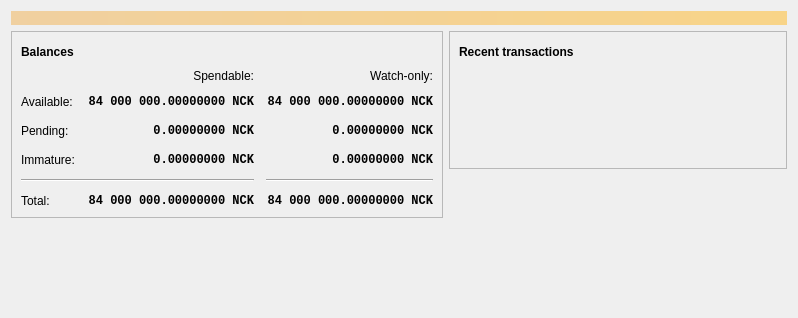
<?xml version="1.0" encoding="UTF-8"?>
<ui version="4.0">
 <class>OverviewPage</class>
 <widget class="QWidget" name="OverviewPage">
  <property name="geometry">
   <rect>
    <x>0</x>
    <y>0</y>
    <width>798</width>
    <height>318</height>
   </rect>
  </property>
  <property name="windowTitle">
   <string>Form</string>
  </property>
  <layout class="QVBoxLayout" name="topLayout">
   <item>
    <widget class="QLabel" name="labelAlerts">
     <property name="visible">
      <bool>false</bool>
     </property>
     <property name="styleSheet">
      <string notr="true">QLabel { background-color: qlineargradient(x1: 0, y1: 0, x2: 1, y2: 0, stop:0 #F0D0A0, stop:1 #F8D488); color:#000000; }</string>
     </property>
     <property name="wordWrap">
      <bool>true</bool>
     </property>
     <property name="margin">
      <number>3</number>
     </property>
     <property name="textInteractionFlags">
      <set>Qt::TextSelectableByMouse</set>
     </property>
    </widget>
   </item>
   <item>
    <layout class="QHBoxLayout" name="horizontalLayout" stretch="1,1">
     <item>
      <layout class="QVBoxLayout" name="verticalLayout_2">
       <item>
        <widget class="QFrame" name="frame">
         <property name="frameShape">
          <enum>QFrame::StyledPanel</enum>
         </property>
         <property name="frameShadow">
          <enum>QFrame::Raised</enum>
         </property>
         <layout class="QVBoxLayout" name="verticalLayout_4">
          <item>
           <layout class="QHBoxLayout" name="horizontalLayout_4">
            <item>
             <widget class="QLabel" name="label_5">
              <property name="font">
               <font>
                <weight>75</weight>
                <bold>true</bold>
               </font>
              </property>
              <property name="text">
               <string>Balances</string>
              </property>
             </widget>
            </item>
            <item>
             <widget class="QPushButton" name="labelWalletStatus">
              <property name="enabled">
               <bool>true</bool>
              </property>
              <property name="maximumSize">
               <size>
                <width>30</width>
                <height>16777215</height>
               </size>
              </property>
              <property name="toolTip">
               <string>The displayed information may be out of date. Your wallet automatically synchronizes with the nickoin network after a connection is established, but this process has not completed yet.</string>
              </property>
              <property name="text">
               <string/>
              </property>
              <property name="icon">
               <iconset resource="../bitcoin.qrc">
                <normaloff>:/icons/warning</normaloff>
                <disabledoff>:/icons/warning</disabledoff>:/icons/warning</iconset>
              </property>
              <property name="iconSize">
               <size>
                <width>24</width>
                <height>24</height>
               </size>
              </property>
              <property name="flat">
               <bool>true</bool>
              </property>
             </widget>
            </item>
            <item>
             <spacer name="horizontalSpacer_3">
              <property name="orientation">
               <enum>Qt::Horizontal</enum>
              </property>
              <property name="sizeHint" stdset="0">
               <size>
                <width>40</width>
                <height>20</height>
               </size>
              </property>
             </spacer>
            </item>
           </layout>
          </item>
          <item>
           <layout class="QGridLayout" name="gridLayout">
            <property name="spacing">
             <number>12</number>
            </property>
            <item row="2" column="2">
             <widget class="QLabel" name="labelWatchPending">
              <property name="font">
               <font>
                <family>Monospace</family>
                <weight>75</weight>
                <bold>true</bold>
               </font>
              </property>
              <property name="cursor">
               <cursorShape>IBeamCursor</cursorShape>
              </property>
              <property name="toolTip">
               <string>Unconfirmed transactions to watch-only addresses</string>
              </property>
              <property name="text">
               <string notr="true">0.00000000 NCK</string>
              </property>
              <property name="alignment">
               <set>Qt::AlignRight|Qt::AlignTrailing|Qt::AlignVCenter</set>
              </property>
              <property name="textInteractionFlags">
               <set>Qt::LinksAccessibleByMouse|Qt::TextSelectableByKeyboard|Qt::TextSelectableByMouse</set>
              </property>
             </widget>
            </item>
            <item row="2" column="1">
             <widget class="QLabel" name="labelUnconfirmed">
              <property name="font">
               <font>
                <family>Monospace</family>
                <weight>75</weight>
                <bold>true</bold>
               </font>
              </property>
              <property name="cursor">
               <cursorShape>IBeamCursor</cursorShape>
              </property>
              <property name="toolTip">
               <string>Total of transactions that have yet to be confirmed, and do not yet count toward the spendable balance</string>
              </property>
              <property name="text">
               <string notr="true">0.00000000 NCK</string>
              </property>
              <property name="alignment">
               <set>Qt::AlignRight|Qt::AlignTrailing|Qt::AlignVCenter</set>
              </property>
              <property name="textInteractionFlags">
               <set>Qt::LinksAccessibleByMouse|Qt::TextSelectableByKeyboard|Qt::TextSelectableByMouse</set>
              </property>
             </widget>
            </item>
            <item row="3" column="2">
             <widget class="QLabel" name="labelWatchImmature">
              <property name="font">
               <font>
                <family>Monospace</family>
                <weight>75</weight>
                <bold>true</bold>
               </font>
              </property>
              <property name="cursor">
               <cursorShape>IBeamCursor</cursorShape>
              </property>
              <property name="toolTip">
               <string>Mined balance in watch-only addresses that has not yet matured</string>
              </property>
              <property name="text">
               <string notr="true">0.00000000 NCK</string>
              </property>
              <property name="alignment">
               <set>Qt::AlignRight|Qt::AlignTrailing|Qt::AlignVCenter</set>
              </property>
              <property name="textInteractionFlags">
               <set>Qt::LinksAccessibleByMouse|Qt::TextSelectableByKeyboard|Qt::TextSelectableByMouse</set>
              </property>
             </widget>
            </item>
            <item row="4" column="0" colspan="2">
             <widget class="Line" name="line">
              <property name="orientation">
               <enum>Qt::Horizontal</enum>
              </property>
             </widget>
            </item>
            <item row="4" column="2">
             <widget class="Line" name="lineWatchBalance">
              <property name="sizePolicy">
               <sizepolicy hsizetype="Preferred" vsizetype="Fixed">
                <horstretch>0</horstretch>
                <verstretch>0</verstretch>
               </sizepolicy>
              </property>
              <property name="minimumSize">
               <size>
                <width>140</width>
                <height>0</height>
               </size>
              </property>
              <property name="orientation">
               <enum>Qt::Horizontal</enum>
              </property>
             </widget>
            </item>
            <item row="5" column="0">
             <widget class="QLabel" name="labelTotalText">
              <property name="text">
               <string>Total:</string>
              </property>
             </widget>
            </item>
            <item row="3" column="1">
             <widget class="QLabel" name="labelImmature">
              <property name="font">
               <font>
                <family>Monospace</family>
                <weight>75</weight>
                <bold>true</bold>
               </font>
              </property>
              <property name="cursor">
               <cursorShape>IBeamCursor</cursorShape>
              </property>
              <property name="toolTip">
               <string>Mined balance that has not yet matured</string>
              </property>
              <property name="text">
               <string notr="true">0.00000000 NCK</string>
              </property>
              <property name="alignment">
               <set>Qt::AlignRight|Qt::AlignTrailing|Qt::AlignVCenter</set>
              </property>
              <property name="textInteractionFlags">
               <set>Qt::LinksAccessibleByMouse|Qt::TextSelectableByKeyboard|Qt::TextSelectableByMouse</set>
              </property>
             </widget>
            </item>
            <item row="2" column="3">
             <spacer name="horizontalSpacer_2">
              <property name="orientation">
               <enum>Qt::Horizontal</enum>
              </property>
              <property name="sizeHint" stdset="0">
               <size>
                <width>40</width>
                <height>20</height>
               </size>
              </property>
             </spacer>
            </item>
            <item row="3" column="0">
             <widget class="QLabel" name="labelImmatureText">
              <property name="text">
               <string>Immature:</string>
              </property>
             </widget>
            </item>
            <item row="5" column="1">
             <widget class="QLabel" name="labelTotal">
              <property name="font">
               <font>
                <family>Monospace</family>
                <weight>75</weight>
                <bold>true</bold>
               </font>
              </property>
              <property name="cursor">
               <cursorShape>IBeamCursor</cursorShape>
              </property>
              <property name="toolTip">
               <string>Your current total balance</string>
              </property>
              <property name="text">
               <string notr="true">84 000 000.00000000 NCK</string>
              </property>
              <property name="alignment">
               <set>Qt::AlignRight|Qt::AlignTrailing|Qt::AlignVCenter</set>
              </property>
              <property name="textInteractionFlags">
               <set>Qt::LinksAccessibleByMouse|Qt::TextSelectableByKeyboard|Qt::TextSelectableByMouse</set>
              </property>
             </widget>
            </item>
            <item row="5" column="2">
             <widget class="QLabel" name="labelWatchTotal">
              <property name="font">
               <font>
                <family>Monospace</family>
                <weight>75</weight>
                <bold>true</bold>
               </font>
              </property>
              <property name="cursor">
               <cursorShape>IBeamCursor</cursorShape>
              </property>
              <property name="toolTip">
               <string>Current total balance in watch-only addresses</string>
              </property>
              <property name="text">
               <string notr="true">84 000 000.00000000 NCK</string>
              </property>
              <property name="alignment">
               <set>Qt::AlignRight|Qt::AlignTrailing|Qt::AlignVCenter</set>
              </property>
              <property name="textInteractionFlags">
               <set>Qt::LinksAccessibleByMouse|Qt::TextSelectableByKeyboard|Qt::TextSelectableByMouse</set>
              </property>
             </widget>
            </item>
            <item row="0" column="2">
             <widget class="QLabel" name="labelWatchonly">
              <property name="text">
               <string>Watch-only:</string>
              </property>
              <property name="alignment">
               <set>Qt::AlignRight|Qt::AlignTrailing|Qt::AlignVCenter</set>
              </property>
             </widget>
            </item>
            <item row="1" column="0">
             <widget class="QLabel" name="labelBalanceText">
              <property name="text">
               <string>Available:</string>
              </property>
             </widget>
            </item>
            <item row="1" column="1">
             <widget class="QLabel" name="labelBalance">
              <property name="font">
               <font>
                <family>Monospace</family>
                <weight>75</weight>
                <bold>true</bold>
               </font>
              </property>
              <property name="cursor">
               <cursorShape>IBeamCursor</cursorShape>
              </property>
              <property name="toolTip">
               <string>Your current spendable balance</string>
              </property>
              <property name="text">
               <string notr="true">84 000 000.00000000 NCK</string>
              </property>
              <property name="alignment">
               <set>Qt::AlignRight|Qt::AlignTrailing|Qt::AlignVCenter</set>
              </property>
              <property name="textInteractionFlags">
               <set>Qt::LinksAccessibleByMouse|Qt::TextSelectableByKeyboard|Qt::TextSelectableByMouse</set>
              </property>
             </widget>
            </item>
            <item row="1" column="2">
             <widget class="QLabel" name="labelWatchAvailable">
              <property name="font">
               <font>
                <family>Monospace</family>
                <weight>75</weight>
                <bold>true</bold>
               </font>
              </property>
              <property name="cursor">
               <cursorShape>IBeamCursor</cursorShape>
              </property>
              <property name="toolTip">
               <string>Your current balance in watch-only addresses</string>
              </property>
              <property name="text">
               <string notr="true">84 000 000.00000000 NCK</string>
              </property>
              <property name="alignment">
               <set>Qt::AlignRight|Qt::AlignTrailing|Qt::AlignVCenter</set>
              </property>
              <property name="textInteractionFlags">
               <set>Qt::LinksAccessibleByMouse|Qt::TextSelectableByKeyboard|Qt::TextSelectableByMouse</set>
              </property>
             </widget>
            </item>
            <item row="2" column="0">
             <widget class="QLabel" name="labelPendingText">
              <property name="text">
               <string>Pending:</string>
              </property>
             </widget>
            </item>
            <item row="0" column="1">
             <widget class="QLabel" name="labelSpendable">
              <property name="text">
               <string>Spendable:</string>
              </property>
              <property name="alignment">
               <set>Qt::AlignRight|Qt::AlignTrailing|Qt::AlignVCenter</set>
              </property>
             </widget>
            </item>
           </layout>
          </item>
         </layout>
        </widget>
       </item>
       <item>
        <spacer name="verticalSpacer">
         <property name="orientation">
          <enum>Qt::Vertical</enum>
         </property>
         <property name="sizeHint" stdset="0">
          <size>
           <width>20</width>
           <height>40</height>
          </size>
         </property>
        </spacer>
       </item>
      </layout>
     </item>
     <item>
      <layout class="QVBoxLayout" name="verticalLayout_3">
       <item>
        <widget class="QFrame" name="frame_2">
         <property name="frameShape">
          <enum>QFrame::StyledPanel</enum>
         </property>
         <property name="frameShadow">
          <enum>QFrame::Raised</enum>
         </property>
         <layout class="QVBoxLayout" name="verticalLayout">
          <item>
           <layout class="QHBoxLayout" name="horizontalLayout_2">
            <item>
             <widget class="QLabel" name="label_4">
              <property name="font">
               <font>
                <weight>75</weight>
                <bold>true</bold>
               </font>
              </property>
              <property name="text">
               <string>Recent transactions</string>
              </property>
             </widget>
            </item>
            <item>
             <widget class="QPushButton" name="labelTransactionsStatus">
              <property name="enabled">
               <bool>true</bool>
              </property>
              <property name="maximumSize">
               <size>
                <width>30</width>
                <height>16777215</height>
               </size>
              </property>
              <property name="toolTip">
               <string>The displayed information may be out of date. Your wallet automatically synchronizes with the nickoin network after a connection is established, but this process has not completed yet.</string>
              </property>
              <property name="text">
               <string/>
              </property>
              <property name="icon">
               <iconset resource="../bitcoin.qrc">
                <normaloff>:/icons/warning</normaloff>
                <disabledoff>:/icons/warning</disabledoff>:/icons/warning</iconset>
              </property>
              <property name="iconSize">
               <size>
                <width>24</width>
                <height>24</height>
               </size>
              </property>
              <property name="flat">
               <bool>true</bool>
              </property>
             </widget>
            </item>
            <item>
             <spacer name="horizontalSpacer">
              <property name="orientation">
               <enum>Qt::Horizontal</enum>
              </property>
              <property name="sizeHint" stdset="0">
               <size>
                <width>40</width>
                <height>20</height>
               </size>
              </property>
             </spacer>
            </item>
           </layout>
          </item>
          <item>
           <widget class="TransactionOverviewWidget" name="listTransactions">
            <property name="styleSheet">
             <string notr="true">QListView { background: transparent; }</string>
            </property>
            <property name="frameShape">
             <enum>QFrame::NoFrame</enum>
            </property>
            <property name="verticalScrollBarPolicy">
             <enum>Qt::ScrollBarAlwaysOff</enum>
            </property>
            <property name="horizontalScrollBarPolicy">
             <enum>Qt::ScrollBarAlwaysOff</enum>
            </property>
            <property name="sizeAdjustPolicy">
             <enum>QAbstractScrollArea::AdjustToContents</enum>
            </property>
            <property name="selectionMode">
             <enum>QAbstractItemView::NoSelection</enum>
            </property>
            <property name="uniformItemSizes">
             <bool>true</bool>
            </property>
           </widget>
          </item>
         </layout>
        </widget>
       </item>
       <item>
        <spacer name="verticalSpacer_2">
         <property name="orientation">
          <enum>Qt::Vertical</enum>
         </property>
         <property name="sizeHint" stdset="0">
          <size>
           <width>20</width>
           <height>40</height>
          </size>
         </property>
        </spacer>
       </item>
      </layout>
     </item>
    </layout>
   </item>
  </layout>
 </widget>
 <customwidgets>
  <customwidget>
   <class>TransactionOverviewWidget</class>
   <extends>QListView</extends>
   <header>qt/transactionoverviewwidget.h</header>
  </customwidget>
 </customwidgets>
 <resources/>
 <connections/>
</ui>
